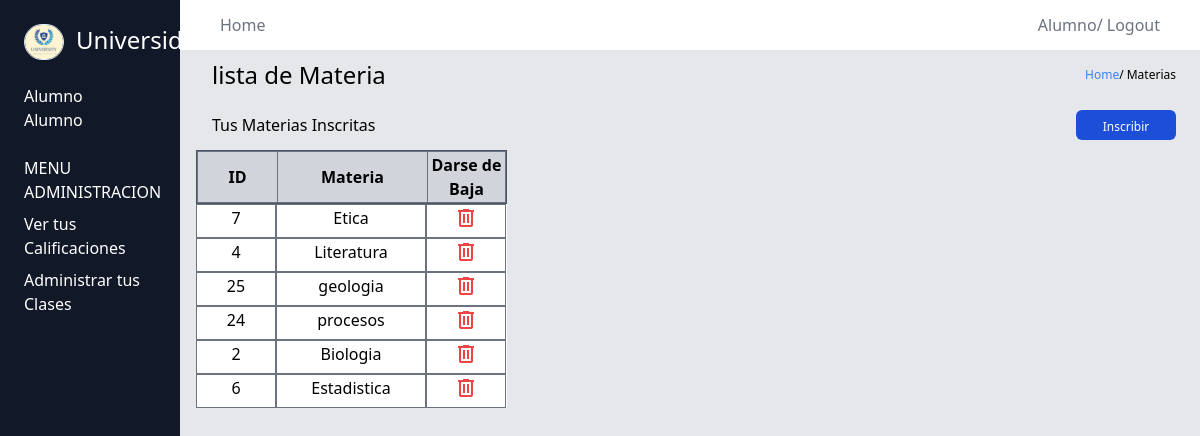
The page /adminClass?id=36 (signed in) on the database its author committed.
### tables this page shows
CREATE TABLE `alumnos_clases` (
  `id` int(11) NOT NULL AUTO_INCREMENT,
  `clase_id` int(11) DEFAULT NULL,
  `alumno_id` int(11) DEFAULT NULL,
  PRIMARY KEY (`id`),
  KEY `clase_id` (`clase_id`),
  KEY `alumno_id` (`alumno_id`),
  CONSTRAINT `alumnos_clases_ibfk_1` FOREIGN KEY (`clase_id`) REFERENCES `clases` (`id`),
  CONSTRAINT `alumnos_clases_ibfk_2` FOREIGN KEY (`alumno_id`) REFERENCES `usuarios` (`id`)
);

CREATE TABLE `clases` (
  `id` int(11) NOT NULL AUTO_INCREMENT,
  `materias` text DEFAULT NULL,
  PRIMARY KEY (`id`)
);

### src/controllers/StudentsController/StudentsController.php (called while the page is built, shortened)
<?php
require_once($_SERVER["DOCUMENT_ROOT"] . "/config/Database.php");
require_once($_SERVER["DOCUMENT_ROOT"] . "/src/models/students/StudentsModels.php");
class StudentsController
{
  public function readStudents($id)
  {
    $usuariosE = UsuariosStudents::all($id);
    include $_SERVER["DOCUMENT_ROOT"] . "/src/views/alumnos/readS.php";
  }
}

### config/DataBase.php (called while the page is built)
<?php
class Database{
   public static function  connect()
   {
     $dns= "mysql:host=localhost;dbname=university";
     $opcion= [PDO::ATTR_ERRMODE, PDO::ERRMODE_EXCEPTION];
     $pdo= new PDO($dns, "root", "", $opcion);
     return $pdo;
   }
   public static function query($string)
   {
     $pdo= Database::connect();
     $res=$pdo->query($string);
     return $res;
   }
}

### src/models/students/studentsModels.php (called while the page is built, shortened)
<?php
require_once($_SERVER["DOCUMENT_ROOT"] . "/config/Database.php");
class UsuariosStudents
{
     public static function all($id)
          {
          $queryDataBase = "select * from usuarios u inner join alumnos_clases ac on u.id = ac.alumno_id inner join clases c on c.id = ac.clase_id  where u.id= '$id'";
          $res =  Database::query($queryDataBase);
          $data = $res->fetchAll(PDO::FETCH_ASSOC);
          return $data;
     }
}

### src/views/alumnos/readS.php (the view, shortened to what this page needs)
<!DOCTYPE html>
<html lang="en">
<head>
    <link href="/dist/output.css" rel="stylesheet">
</head>
<body>
    <main class="flex">
    <div class=" h-screen bg-gray-900 text-white pl-6 pt-6 w-[250px]">
            <div class="flex gap-3 pb-6 border-bottom-width:2px border-gray-500">
                <img class="w-[40px]  rounded-full border-[1px] border-blue-100" src="/src/public/university.jpg" alt="image">
                <h1 class="text-2xl ">Universidad</h1>
            </div>
            <div class="pb-6">
                <?php
                echo $_SESSION["admin"][0]["nombre"];
                ?>
                <br>
                <?php
                echo $_SESSION["admin"][0]["rol"];
                ?>
            </div>
            <div class="flex flex-col gap-y-2 items-start">
                <h1>MENU ADMINISTRACION</h1>
                <div><a href="/califications">Ver tus Calificaciones</a>
                </div>
                <a href="/adminClass?id=<?= $_SESSION["admin"][0]["id"] ?>">Administrar tus Clases</a>
            </div>
        </div>
        <div class="h-screen bg-gray-200 w-[1020px] flex flex-col">
            <div class="flex justify-between items-center w-[1020px] h-[50px] pl-10 pr-10 bg-white ">
                <h2 class="text-gray-500 text-xm">Home</h2>
                <div class="text-gray-500 text-xm">
                    <?php
                    echo $_SESSION["admin"][0]["rol"] . "/";
                    ?>
                    <a href="/config/logout.php">Logout</a>
                </div>
            </div>
            <div class="pl-4">
                <div class="flex justify-between items-center w-[1020px] h-[50px] pl-4 pr-10 text-xs ">
                    <h1 class=" text-2xl">lista de Materia</h1>
                    <div class="flex">
                        <a href="homeStudent" class="text-blue-500 text-xm">Home</a>
                        <h3>/ Materias</h3>
                    </div>
                </div>
            <div class="flex justify-between items-center w-[1020px] h-[50px] pl-4 pr-10 text-md">
                <h2>Tus Materias Inscritas</h2>
                <button class="w-[100px] h-[30px] bg-blue-700 rounded-md"><a href="createMateria" class="text-xs text-white">Inscribir</a></button>
            </div>
            <table>
                <thead class="border-[1px]  border-gray-600 flex">
                    <tr class="bg-gray-300">
                        <th class="border-[1px] border-gray-500 w-[80px]  ">ID</th>
                        <th class="border-[1px] border-gray-500 w-[150px]">Materia</th>
                        <th class="border-[1px] border-gray-500 w-[78px] ">Darse de Baja</th>
                    </tr>
                </thead>
                <tbody class="bg-white ">
                    <?php
                    foreach ($usuariosE as $usuario) {
                    ?>
                        <tr class="flex">
                            <td class="border-[1px] border-gray-500  w-[80px] flex justify-center"><?= $usuario["id"]?></td>
                            <td class="border-[1px] border-gray-500  w-[150px] flex justify-center "><?= $usuario["materias"] ?></td>
                            <td class="border-[1px] border-gray-500  w-[80px]  flex justify-center">
                                <form action="/deleteClase" method="post" class="bg-white">
                                     <button type="submit" name="id" value="<?= $usuario["id"]  ?>"><span class="material-symbols-outlined text-red-500">
                                        </span></button>
                                </form>
                            </td>
                        </tr>
                    <?php
                    }
                    ?>
                </tbody>
            </table>
        </div>
    </main>
</body>
</html>

### index.php (shortened to what this page needs)
<?php
require_once($_SERVER["DOCUMENT_ROOT"] . "/src/controllers/RolController.php");
require_once($_SERVER["DOCUMENT_ROOT"] . "/src/controllers/StudentsController/StudentsController.php");
$controllerStudent = new StudentsController;
$fullUrl = $_SERVER["REQUEST_URI"];
$urlpart = explode("?", $fullUrl);
$url = $urlpart[0];
if ($_SERVER["REQUEST_METHOD"] === "GET") {
    switch ($url) {
        case "/adminClass":
            $controllerStudent->readStudents($_GET["id"]);
            break;
    }
}

### rows shown on the page
alumnos_clases: clase "7", clase.materias "Etica"
alumnos_clases: clase "4", clase.materias "Literatura"
alumnos_clases: clase "25", clase.materias "geologia"
alumnos_clases: clase "24", clase.materias "procesos"
alumnos_clases: clase "2", clase.materias "Biologia"
alumnos_clases: clase "6", clase.materias "Estadistica"

### other values the page prints
$_SESSION["admin"][0]["nombre"] "Alumno"
$_SESSION["admin"][0]["rol"] "Alumno"
